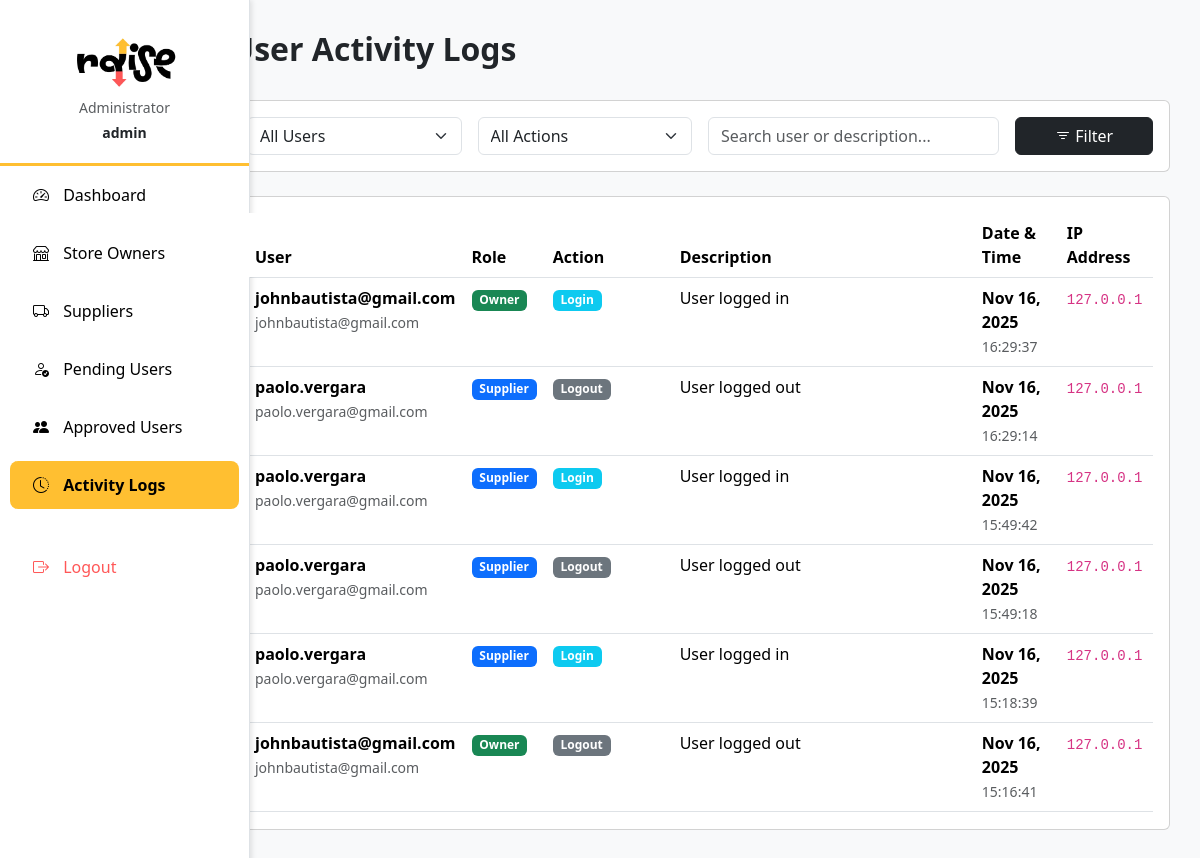
The page /sysadmin/logs/ (signed in) on the database as committed earlier.
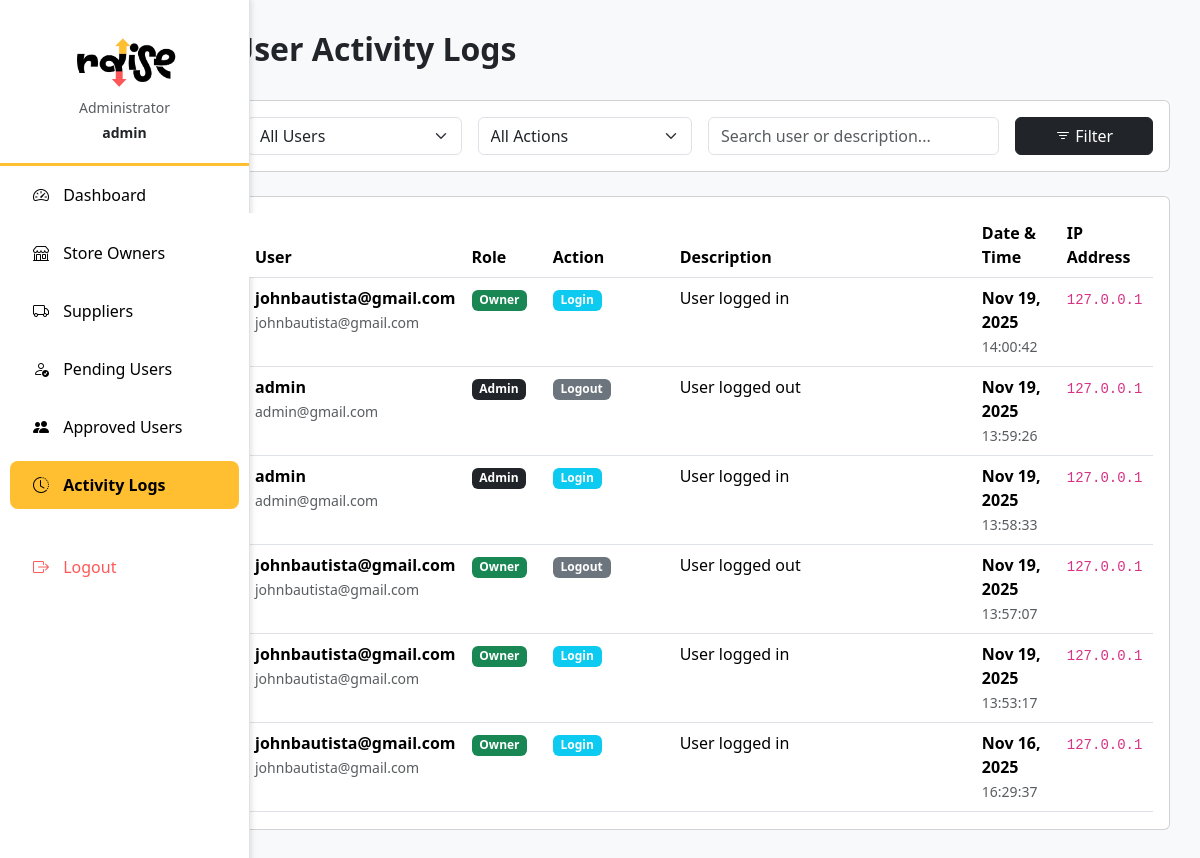
The same page on the database as committed later.
### myapp/models.py (models this page shows, shortened)
class ActivityLog(models.Model):
    ACTION_CHOICES = [
        ('login', 'Login'),
        ('logout', 'Logout'),
        ('create', 'Create'),
        ('update', 'Update'),
        ('delete', 'Delete'),
        ('order', 'Order Placed'),
        ('status_change', 'Status Changed'),
        ('stock_out', 'Stock Out'),
        ('restock', 'Restock'),
        ('order_approved', 'Order Approved'),
        ('order_rejected', 'Order Rejected'),
        ('order_delivered', 'Order Delivered'),
    ]
    user = models.ForeignKey(User, on_delete=models.CASCADE, related_name='activity_logs')
    action = models.CharField(max_length=20, choices=ACTION_CHOICES)
    description = models.TextField()
    timestamp = models.DateTimeField(auto_now_add=True)
    ip_address = models.GenericIPAddressField(null=True, blank=True)
    class Meta:
        ordering = ['-timestamp']

### myapp/admin_views.py (the view)
    def wrapper(request, *args, **kwargs):
        if not request.user.is_authenticated:
            return redirect('login')
        if not request.user.is_superuser:
            messages.error(request, "Access denied. Admin account required.")
            return redirect('landing')
        return view_func(request, *args, **kwargs)

### myapp/admin_views.py (called while the page is built)
def admin_required(view_func):
    def wrapper(request, *args, **kwargs):
        if not request.user.is_authenticated:
            return redirect('login')
        if not request.user.is_superuser:
            messages.error(request, "Access denied. Admin account required.")
            return redirect('landing')
        return view_func(request, *args, **kwargs)
    return wrapper

### myapp/context_processors.py (called while the page is built)
def notifications_context(request):
    if request.user.is_authenticated:
        return {
            'unread_notifications_count': get_unread_notification_count(request.user),
            'unread_messages_count': get_unread_message_count(request.user),
        }
    return {
        'unread_notifications_count': 0,
        'unread_messages_count': 0,
    }

### myapp/notifications.py (called while the page is built)
def get_unread_notification_count(user):
    return Notification.objects.filter(recipient=user, is_read=False).count()

def get_unread_message_count(user):
    return Message.objects.filter(recipient=user, is_read=False).count()

### myapp/templates/admin/activity_logs.html (shortened to what the changed rows need)
{% extends 'admin/base_new.html' %}
{% block content %}
<div class="d-flex justify-content-between align-items-center mb-4">
  <h2 class="fw-bold">User Activity Logs</h2>
</div>
<div class="card">
  <div class="card-body">
    {% if logs %}
      <div class="table-responsive" style="max-height: 600px; overflow-y: auto;">
        <table class="table table-hover">
          <thead class="sticky-top">
            <tr>
              <th>User</th>
              <th>Role</th>
              <th>Action</th>
              <th>Description</th>
              <th>Date & Time</th>
              <th>IP Address</th>
            </tr>
          </thead>
          <tbody>
            {% for log in logs %}
            <tr>
              <td>
                <strong>{{ log.user.username }}</strong><br>
                <small class="text-muted">{{ log.user.email }}</small>
              </td>
              <td>
                {% if log.user.is_superuser %}
                  <span class="badge bg-dark">Admin</span>
                {% elif log.user.profile.role == 'owner' %}
                  <span class="badge bg-success">Owner</span>
                {% elif log.user.profile.role == 'supplier' %}
                  <span class="badge bg-primary">Supplier</span>
                {% elif log.user.profile.role == 'staff' %}
                  <span class="badge bg-info">Staff</span>
                {% endif %}
              </td>
              <td>
                {% if log.action == 'login' %}
                  <span class="badge bg-info">{{ log.get_action_display }}</span>
                {% elif log.action == 'logout' %}
                  <span class="badge bg-secondary">{{ log.get_action_display }}</span>
                {% elif log.action == 'create' %}
                  <span class="badge bg-success">{{ log.get_action_display }}</span>
                {% elif log.action == 'update' %}
                  <span class="badge bg-warning text-dark">{{ log.get_action_display }}</span>
                {% elif log.action == 'delete' %}
                  <span class="badge bg-danger">{{ log.get_action_display }}</span>
                {% elif log.action == 'order' %}
                  <span class="badge bg-primary">{{ log.get_action_display }}</span>
                {% elif log.action == 'stock_out' %}
                  <span class="badge bg-warning">{{ log.get_action_display }}</span>
                {% elif log.action == 'restock' %}
                  <span class="badge bg-success">{{ log.get_action_display }}</span>
                {% elif log.action == 'order_approved' %}
                  <span class="badge bg-success">{{ log.get_action_display }}</span>
                {% elif log.action == 'order_rejected' %}
                  <span class="badge bg-danger">{{ log.get_action_display }}</span>
                {% elif log.action == 'order_delivered' %}
                  <span class="badge bg-primary">{{ log.get_action_display }}</span>
                {% elif log.action == 'status_change' %}
                  <span class="badge bg-info">{{ log.get_action_display }}</span>
                {% else %}
                  <span class="badge bg-secondary">{{ log.get_action_display }}</span>
                {% endif %}
              </td>
              <td>{{ log.description }}</td>
              <td>
                <strong>{{ log.timestamp|date:"M d, Y" }}</strong><br>
                <small class="text-muted">{{ log.timestamp|date:"H:i:s" }}</small>
              </td>
              <td>
                {% if log.ip_address %}
                  <code>{{ log.ip_address }}</code>
                {% else %}
                  <span class="text-muted">-</span>
                {% endif %}
              </td>
            </tr>
            {% endfor %}
          </tbody>
        </table>
      </div>
    {% else %}
      <div class="text-center py-5">
        <i class="bi bi-clock-history text-muted" style="font-size: 4rem;"></i>
        <h4 class="text-muted mt-3">No Activity Logs</h4>
        <p class="text-muted">User activities will appear here.</p>
      </div>
    {% endif %}
  </div>
</div>
{% endblock %}

Rows that differ between the two databases and show on the page:
no longer on this page (row unchanged): ActivityLog: user.username "paolo.vergara", user.email "paolo.vergara@gmail.com", shows "Supplier", action "Logout", description "User logged out", timestamp "Nov 16, 2025", timestamp "16:29:14", ip_address "127.0.0.1"
no longer on this page (row unchanged): ActivityLog: user.username "paolo.vergara", user.email "paolo.vergara@gmail.com", shows "Supplier", action "Login", description "User logged in", timestamp "Nov 16, 2025", timestamp "15:49:42", ip_address "127.0.0.1"
no longer on this page (row unchanged): ActivityLog: user.username "paolo.vergara", user.email "paolo.vergara@gmail.com", shows "Supplier", action "Logout", description "User logged out", timestamp "Nov 16, 2025", timestamp "15:49:18", ip_address "127.0.0.1"
no longer on this page (row unchanged): ActivityLog: user.username "paolo.vergara", user.email "paolo.vergara@gmail.com", shows "Supplier", action "Login", description "User logged in", timestamp "Nov 16, 2025", timestamp "15:18:39", ip_address "127.0.0.1"
no longer on this page (row unchanged): ActivityLog: user.username "johnbautista@gmail.com", user.email "johnbautista@gmail.com", shows "Owner", action "Logout", description "User logged out", timestamp "Nov 16, 2025", timestamp "15:16:41", ip_address "127.0.0.1"
added ActivityLog: user.username "johnbautista@gmail.com", user.email "johnbautista@gmail.com", shows "Owner", action "Login", description "User logged in", timestamp "Nov 19, 2025", timestamp "14:00:42", ip_address "127.0.0.1"
added ActivityLog: user.username "admin", user.email "admin@gmail.com", shows "Admin", action "Logout", description "User logged out", timestamp "Nov 19, 2025", timestamp "13:59:26", ip_address "127.0.0.1"
added ActivityLog: user.username "admin", user.email "admin@gmail.com", shows "Admin", action "Login", description "User logged in", timestamp "Nov 19, 2025", timestamp "13:58:33", ip_address "127.0.0.1"
added ActivityLog: user.username "johnbautista@gmail.com", user.email "johnbautista@gmail.com", shows "Owner", action "Logout", description "User logged out", timestamp "Nov 19, 2025", timestamp "13:57:07", ip_address "127.0.0.1"
added ActivityLog: user.username "johnbautista@gmail.com", user.email "johnbautista@gmail.com", shows "Owner", action "Login", description "User logged in", timestamp "Nov 19, 2025", timestamp "13:53:17", ip_address "127.0.0.1"
